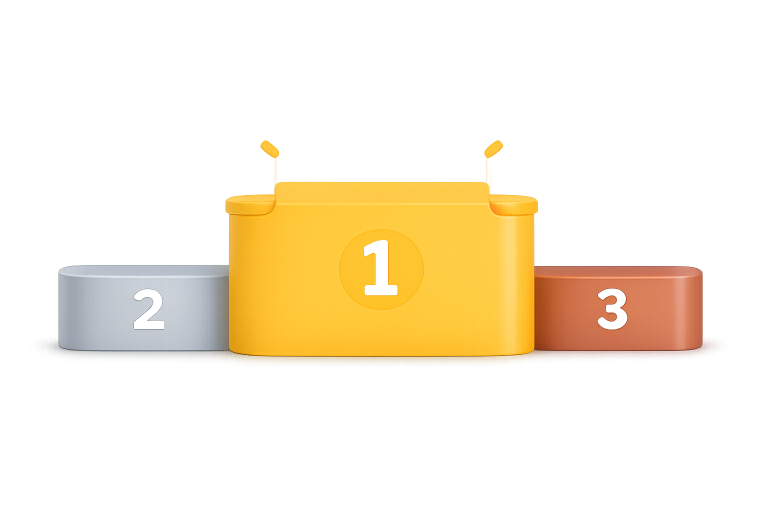
#> input picture prototype/assets/ket-thuc-tro-choi.png, 1536 x 1024 px, found by its file name (shown at 1/2 size)
$ python crop-podium-image.py
#> lines starting #> are read from the running program, lines starting #| are printed output that depends on the picture; after the words box and inside, x2 and y2 are one past the last pixel; in counts of white or black regions, pixels touching at a corner belong together
#> in crop_image, im is the input picture: PIL image 1536x1024 RGBA; mean R, G, B, A 135.2, 113.8, 77.9, 51.6
#!/usr/bin/env python3
"""Crop excess transparent/white padding from podium PNG assets."""
from pathlib import Path

from PIL import Image
import numpy as np

ROOT = Path(__file__).resolve().parents[1]
PATHS = [
    ROOT / "php-admin/public/htd-admin/assets/ket-thuc-tro-choi.png",
    ROOT / "prototype/assets/ket-thuc-tro-choi.png",
]


def content_bbox(im: Image.Image) -> tuple[int, int, int, int]:
    arr = np.array(im.convert("RGBA"))
    alpha = arr[:, :, 3]
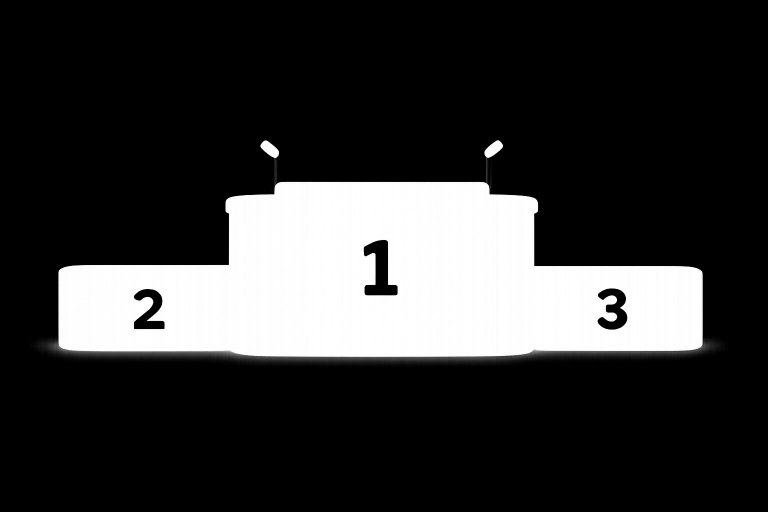
#> alpha: shape (1024, 1536) (shown at 1/2 size); min 0, max 255, mean 51.6
    rgb = arr[:, :, :3]
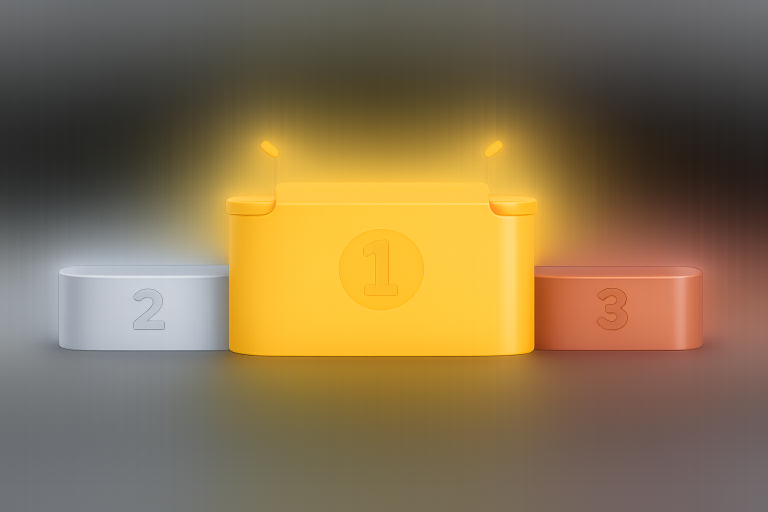
#> rgb: shape (1024, 1536, 3) (shown at 1/2 size); mean R, G, B 135.2, 113.8, 77.9
    # Keep non-transparent pixels that are not near-white background.
    mask = (alpha > 10) & ~(
        (rgb[:, :, 0] > 245) & (rgb[:, :, 1] > 245) & (rgb[:, :, 2] > 245)
    )
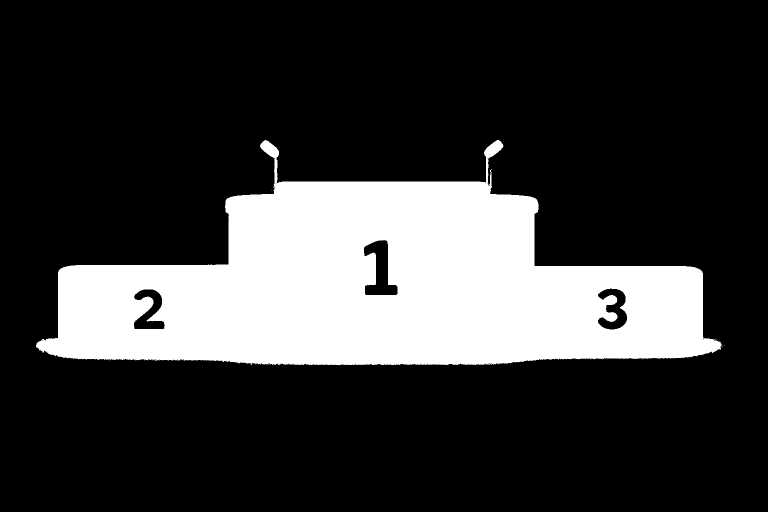
#> mask: shape (1024, 1536) bool (shown at 1/2 size); 21.7% white; 18 white regions (17 under 20 px), largest, box (x1, y1, x2, y2) and area: (72, 280, 1445, 731) 340706
    ys, xs = np.where(mask)
    if len(xs) == 0:
        raise RuntimeError("no visible content found")
    return int(xs.min()), int(ys.min()), int(xs.max()) + 1, int(ys.max()) + 1


def crop_image(path: Path, padding: int = 2) -> None:
    im = Image.open(path).convert("RGBA")
    x0, y0, x1, y1 = content_bbox(im)
#> x0 = 72; y0 = 280; x1 = 1449; y1 = 731
    x0 = max(0, x0 - padding)
#> x0 = 70
    y0 = max(0, y0 - padding)
#> y0 = 278
    x1 = min(im.width, x1 + padding)
#> x1 = 1451
    y1 = min(im.height, y1 + padding)
#> y1 = 733
    cropped = im.crop((x0, y0, x1, y1))
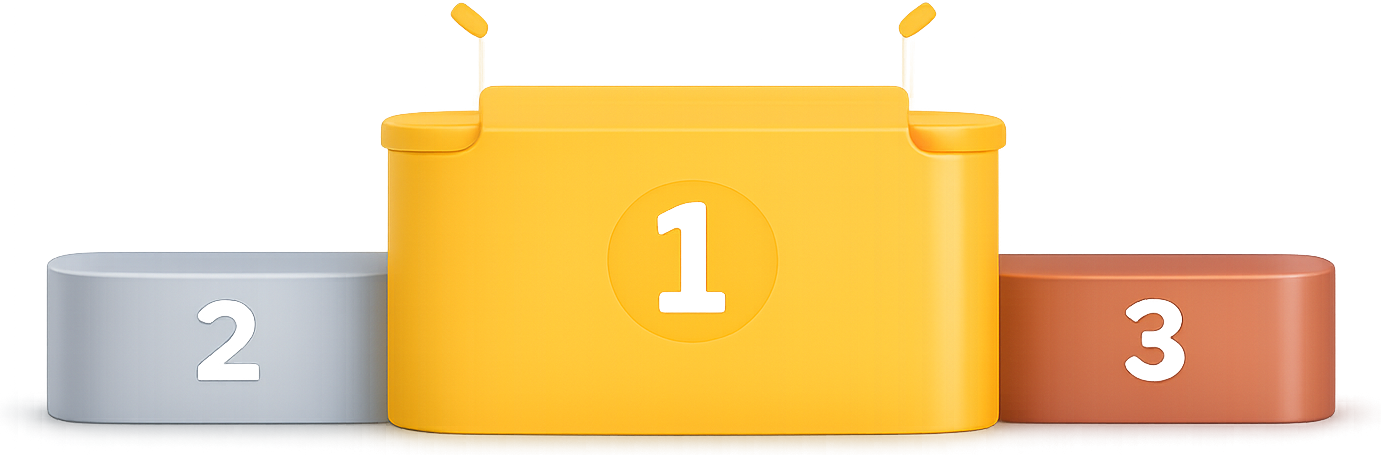
#> cropped: PIL image 1381x455 RGBA; mean R, G, B, A 185.1, 146.2, 78.5, 129.3; transparent parts drawn white
    print(f"{path}: {im.size} -> {cropped.size} bbox=({x0},{y0},{x1},{y1})")
#| php-admin/public/htd-admin/assets/ket-thuc-tro-choi.png: (1536, 1024) -> (1381, 455) bbox=(70,278,1451,733)
    cropped.save(path, optimize=True)


def main() -> None:
    for path in PATHS:
        if not path.exists():
            print(f"skip missing: {path}")
            continue
        crop_image(path)


if __name__ == "__main__":
    main()
